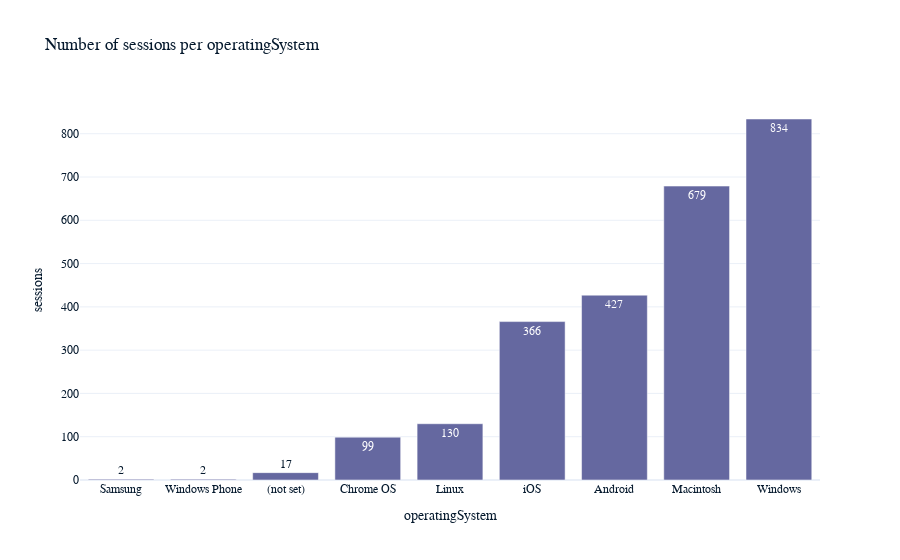

The code cell stored with this chart in its notebook:
### Code cell
#Number of sessions per operating system
plot_sessions_per_group(ga_df,'operatingSystem','bar')

### Figure 1 — Plotly figure (JSON) as saved in the notebook; plotly's stock layout.template omitted (floating-point values rounded to 4 significant figures)
{"data": [{"alignmentgroup": "True", "hovertemplate": "operatingSystem=%{x}<br>sessions=%{text}<extra></extra>", "legendgroup": "", "marker": {"color": "#6568a0", "pattern": {"shape": ""}}, "name": "", "offsetgroup": "", "orientation": "v", "showlegend": false, "text": [2, 2, 17, 99, 130, 366, 427, 679, 834], "textposition": "auto", "x": ["Samsung", "Windows Phone", "(not set)", "Chrome OS", "Linux", "iOS", "Android", "Macintosh", "Windows"], "xaxis": "x", "y": [2, 2, 17, 99, 130, 366, 427, 679, 834], "yaxis": "y", "type": "bar"}], "layout": {"xaxis": {"anchor": "y", "domain": [0, 1], "title": {"text": "operatingSystem"}}, "yaxis": {"anchor": "x", "domain": [0, 1], "title": {"text": "sessions"}}, "legend": {"tracegroupgap": 0}, "title": {"text": "Number of sessions per operatingSystem"}, "barmode": "relative"}}
